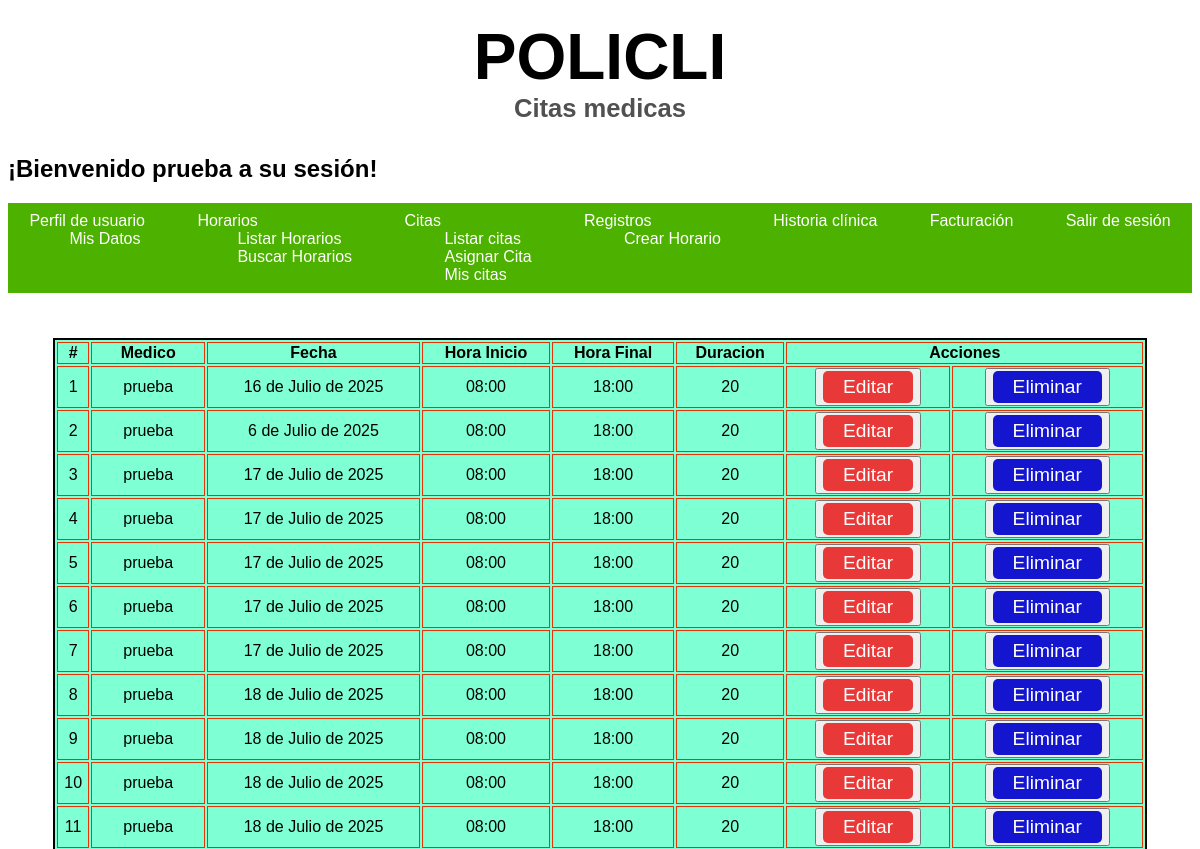
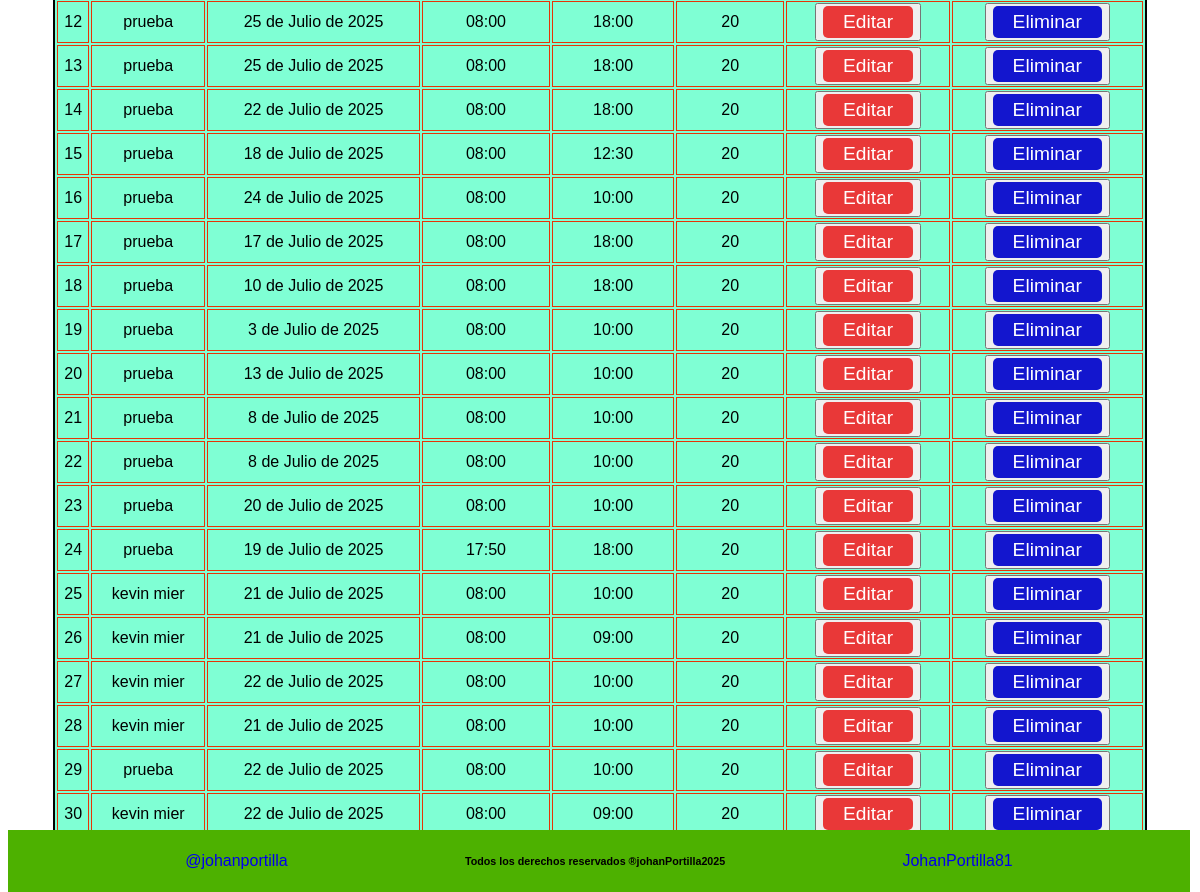
/sesion/listar/horarios/ (signed in), run on an earlier commit of the app's database (2 pictures, top to bottom).
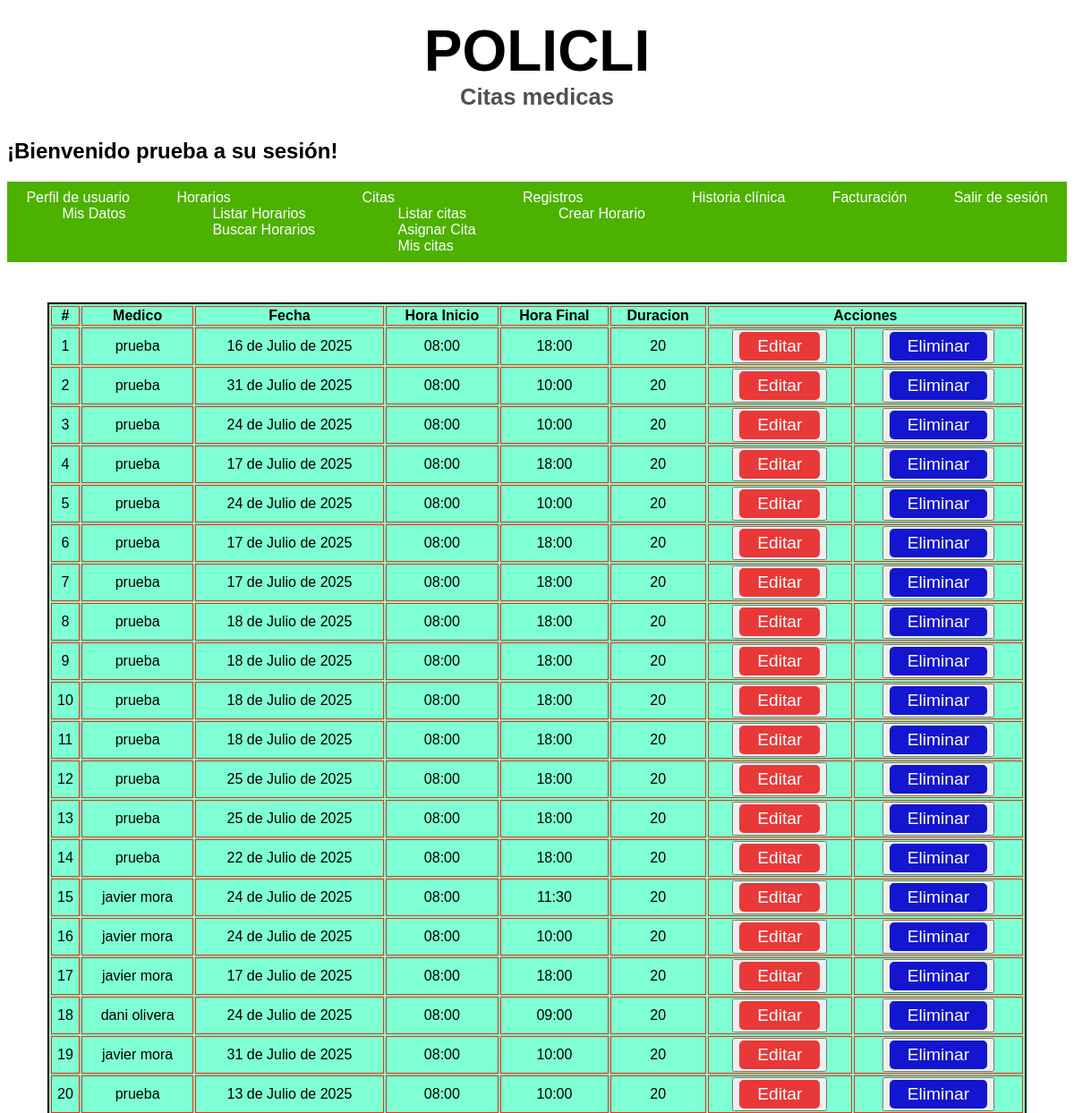
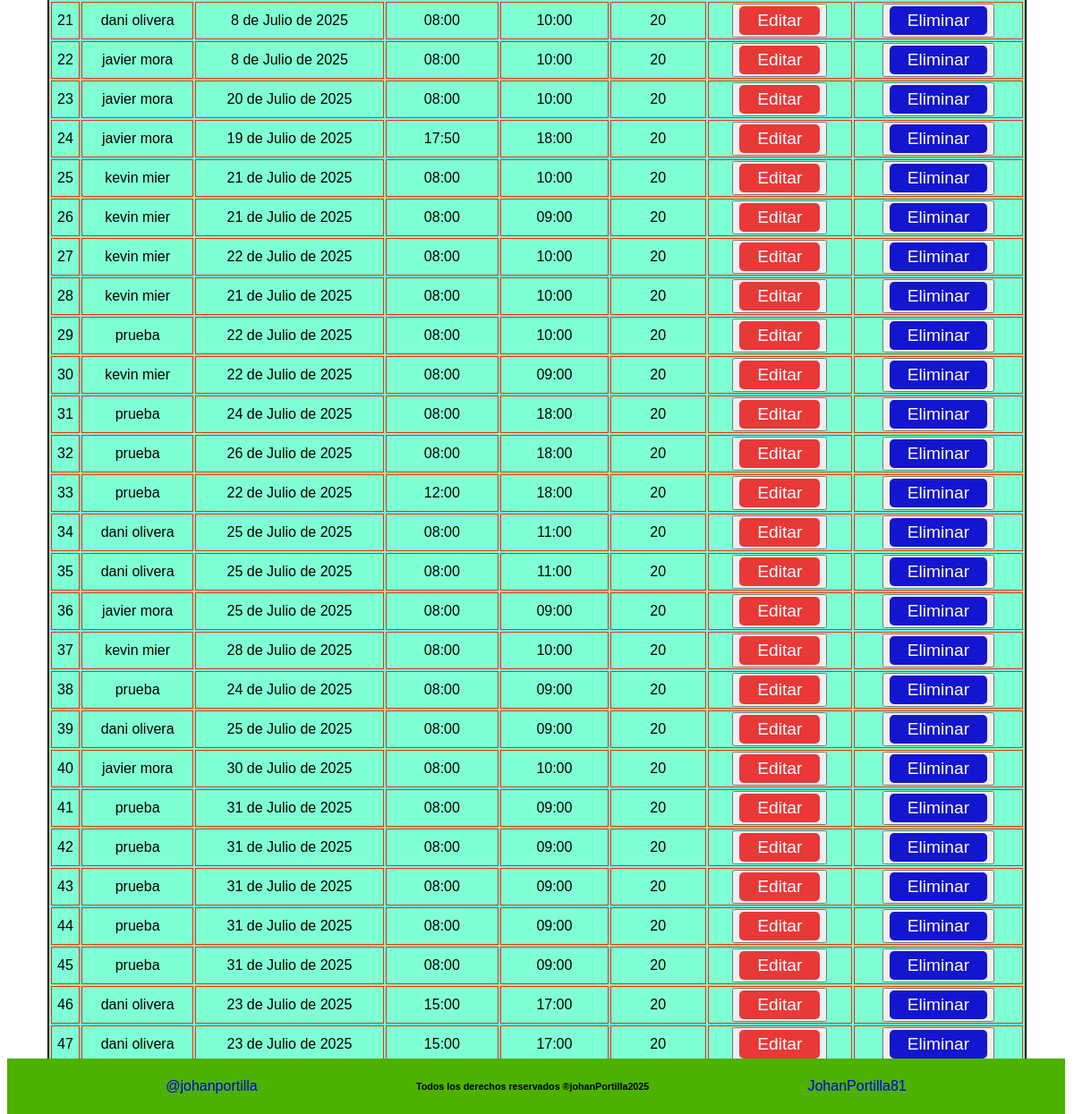
And on a later commit of the database (2 pictures, top to bottom).
### Aplicaciones/Inicio/models.py (models this page shows, shortened)
class CrearHorario(models.Model):
    id_usuario = models.ForeignKey(CreacionUser, on_delete= models.CASCADE, verbose_name='Medico')
    fecha = models.DateField(null=False, blank=False, verbose_name='Fecha de horario')
    hora_inicio = models.TimeField(null=False, blank=False, default= '08:00', verbose_name='Hora de inicio')# type: ignore
    hora_final = models.TimeField(null=False, blank=False, default= '18:00', verbose_name='Hora de final') # type: ignore
    duracion = models.IntegerField(null=False, blank=False, default= 20, verbose_name='Duracion de Cita')
    fecha_registro = models.DateTimeField(auto_now_add=True)
    fecha_actualizacion = models.DateTimeField(auto_now=True)

class CreacionUser(AbstractUser):
    class Tipo_User(models.TextChoices):
        ADMIN = 'Administrador',
        PACIENTE = 'Paciente'
        MEDICO = 'Medico'
        RECEPCION = 'Recepcionista'
    class Tipo_id(models.TextChoices):
        CEDULA = 'Cédula'
        TARJETA_ID= 'Tarjeta Identidad'
        CED_EXT = 'Cédula Extranjería'
        PASAPORTE = 'Pasaporte'
    tipo_id = models.CharField( max_length=20 ,choices = Tipo_id.choices, default = Tipo_id.CEDULA, verbose_name='Tipo de documento'  )
    numero_id = models.PositiveBigIntegerField(null=False, blank=False,  verbose_name='Numero de identificación', unique=True, default=0)
    telefono = models.PositiveBigIntegerField(null= False, blank= False, verbose_name='Teléfono', default=0)
    tipo_usuario = models.CharField(max_length=20, choices = Tipo_User.choices, default = Tipo_User.PACIENTE, verbose_name='Tipo Usuario')
    fecha_actualizacion = models.DateTimeField (auto_now=True, verbose_name='Ultima Actualización')
    nombre_completo= models.CharField(max_length = 100, null=False, blank= False, verbose_name='Nombre completo')

### Aplicaciones/Inicio/views.py (the view)
@login_required
def listar_horarios_medicos(request):
    data = {
        'titulo':'Listado de cuentas',
        'horarioMed': CrearHorario.objects.all()
    }
    return render(request, 'sesiones/listar_horarios.html', data)

### templates/sesiones/listar_horarios.html
{% extends 'index.html' %}
{% block contenido1 %}
<table class="table-admin">
    <thead>
        <tr>
            <th>#</th>
            <th>Medico</th>
            <th>Fecha</th>
            <th>Hora Inicio</th>
            <th>Hora Final</th>
            <th>Duracion</th>
            <th colspan="2">Acciones</th>
        </tr>
    </thead>
    <tbody>
        {% for hora in horarioMed %}
        <tr>
            <td>{{ forloop.counter}}</td>
            <td>{{hora.id_usuario.nombre_completo}}</td>
            <td>{{hora.fecha}}</td>
            <td>{{hora.hora_inicio}}</td>
            <td>{{hora.hora_final}}</td>
            <td>{{hora.duracion}}</td>
            <td>
                <button>
                <a href="{% url 'Editar_Horarios' hora.id %}" class="btn-primary">Editar</a>
                </button>
            </td>
            <td>
                <button>
                <a href="" class="btn-secundary">Eliminar</a>
                </button>
            </td>
        </tr>
        {% endfor %}
    </tbody>
</table>
{% endblock %}

What changed in the data, as far as the page shows it:
changed CrearHorario (number 2 of 47 on the later page): fecha "6 de Julio de 2025" → "31 de Julio de 2025"; hora_final "18:00" → "10:00"
changed CrearHorario (number 3 of 47 on the later page): fecha "17 de Julio de 2025" → "24 de Julio de 2025"; hora_final "18:00" → "10:00"
changed CrearHorario (number 5 of 47 on the later page): fecha "17 de Julio de 2025" → "24 de Julio de 2025"; hora_final "18:00" → "10:00"
changed CrearHorario (number 15 of 47 on the later page): id_usuario.nombre_completo "prueba" → "javier mora"; fecha "18 de Julio de 2025" → "24 de Julio de 2025"; hora_final "12:30" → "11:30"
changed through a linked row, CrearHorario (number 16 of 47 on the later page): id_usuario.nombre_completo "prueba" → "javier mora"
changed through a linked row, CrearHorario (number 17 of 47 on the later page): id_usuario.nombre_completo "prueba" → "javier mora"
changed CrearHorario (number 18 of 47 on the later page): id_usuario.nombre_completo "prueba" → "dani olivera"; fecha "10 de Julio de 2025" → "24 de Julio de 2025"; hora_final "18:00" → "09:00"
changed CrearHorario (number 19 of 47 on the later page): id_usuario.nombre_completo "prueba" → "javier mora"; fecha "3 de Julio de 2025" → "31 de Julio de 2025"
changed through a linked row, CrearHorario (number 21 of 47 on the later page): id_usuario.nombre_completo "prueba" → "dani olivera"
changed through a linked row, CrearHorario (number 22 of 47 on the later page): id_usuario.nombre_completo "prueba" → "javier mora"
changed through a linked row, CrearHorario "20 de Julio de 2025": id_usuario.nombre_completo "prueba" → "javier mora"
changed through a linked row, CrearHorario "19 de Julio de 2025": id_usuario.nombre_completo "prueba" → "javier mora"
added CrearHorario: id_usuario.nombre_completo "prueba", fecha "24 de Julio de 2025", hora_inicio "08:00", hora_final "18:00", duracion "20"
added CrearHorario: id_usuario.nombre_completo "prueba", fecha "26 de Julio de 2025", hora_inicio "08:00", hora_final "18:00", duracion "20"
added CrearHorario: id_usuario.nombre_completo "prueba", fecha "22 de Julio de 2025", hora_inicio "12:00", hora_final "18:00", duracion "20"
added CrearHorario: id_usuario.nombre_completo "dani olivera", fecha "25 de Julio de 2025", hora_inicio "08:00", hora_final "11:00", duracion "20"
added CrearHorario: id_usuario.nombre_completo "dani olivera", fecha "25 de Julio de 2025", hora_inicio "08:00", hora_final "11:00", duracion "20"
added CrearHorario: id_usuario.nombre_completo "javier mora", fecha "25 de Julio de 2025", hora_inicio "08:00", hora_final "09:00", duracion "20"
added CrearHorario: id_usuario.nombre_completo "kevin mier", fecha "28 de Julio de 2025", hora_inicio "08:00", hora_final "10:00", duracion "20"
added CrearHorario: id_usuario.nombre_completo "prueba", fecha "24 de Julio de 2025", hora_inicio "08:00", hora_final "09:00", duracion "20"
added CrearHorario: id_usuario.nombre_completo "dani olivera", fecha "25 de Julio de 2025", hora_inicio "08:00", hora_final "09:00", duracion "20"
added CrearHorario: id_usuario.nombre_completo "javier mora", fecha "30 de Julio de 2025", hora_inicio "08:00", hora_final "10:00", duracion "20"
added CrearHorario: id_usuario.nombre_completo "prueba", fecha "31 de Julio de 2025", hora_inicio "08:00", hora_final "09:00", duracion "20"
added CrearHorario: id_usuario.nombre_completo "prueba", fecha "31 de Julio de 2025", hora_inicio "08:00", hora_final "09:00", duracion "20"
added CrearHorario: id_usuario.nombre_completo "prueba", fecha "31 de Julio de 2025", hora_inicio "08:00", hora_final "09:00", duracion "20"
added CrearHorario: id_usuario.nombre_completo "prueba", fecha "31 de Julio de 2025", hora_inicio "08:00", hora_final "09:00", duracion "20"
added CrearHorario: id_usuario.nombre_completo "prueba", fecha "31 de Julio de 2025", hora_inicio "08:00", hora_final "09:00", duracion "20"
added CrearHorario: id_usuario.nombre_completo "dani olivera", fecha "23 de Julio de 2025", hora_inicio "15:00", hora_final "17:00", duracion "20"
added CrearHorario: id_usuario.nombre_completo "dani olivera", fecha "23 de Julio de 2025", hora_inicio "15:00", hora_final "17:00", duracion "20"
